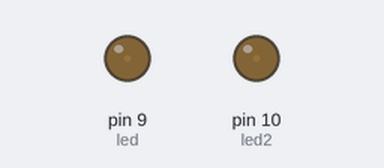
Recording of a sketch running on a simulated Arduino Uno, built with avr-gcc and run on an emulated ATmega328P. Shown: output pins drawn as LEDs (lit = HIGH).

Above: at 0.05 s.
At 0.95 s:
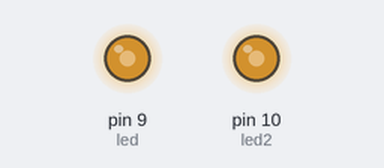
At 1.4 s:
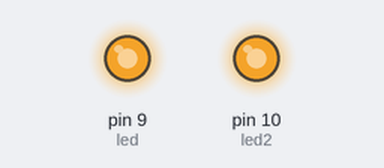
At 2.75 s:
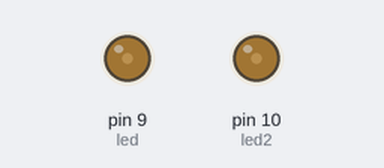
Timing chart, 0 to 7.0 s (numbered marks = the images above):
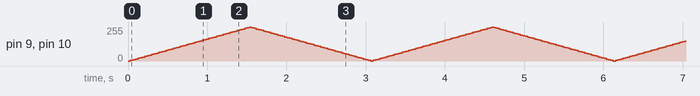

The sketch:

PWM_LED1.ino
```cpp
int led = 9; // the pin that the LED is attached to
int led2 = 10;
int brightness = 0; // how bright the LED is
int fadeAmount = 5; // how many points to fade the LED by

void setup() {
  pinMode(led,OUTPUT);
  pinMode(led2,OUTPUT);
}

void loop() {
  analogWrite(led, brightness);
  analogWrite(led2, brightness);
  brightness = brightness + fadeAmount;
  if(brightness == 0 || brightness == 255) {
    fadeAmount = -fadeAmount;
  }

  delay(30);
}
```
